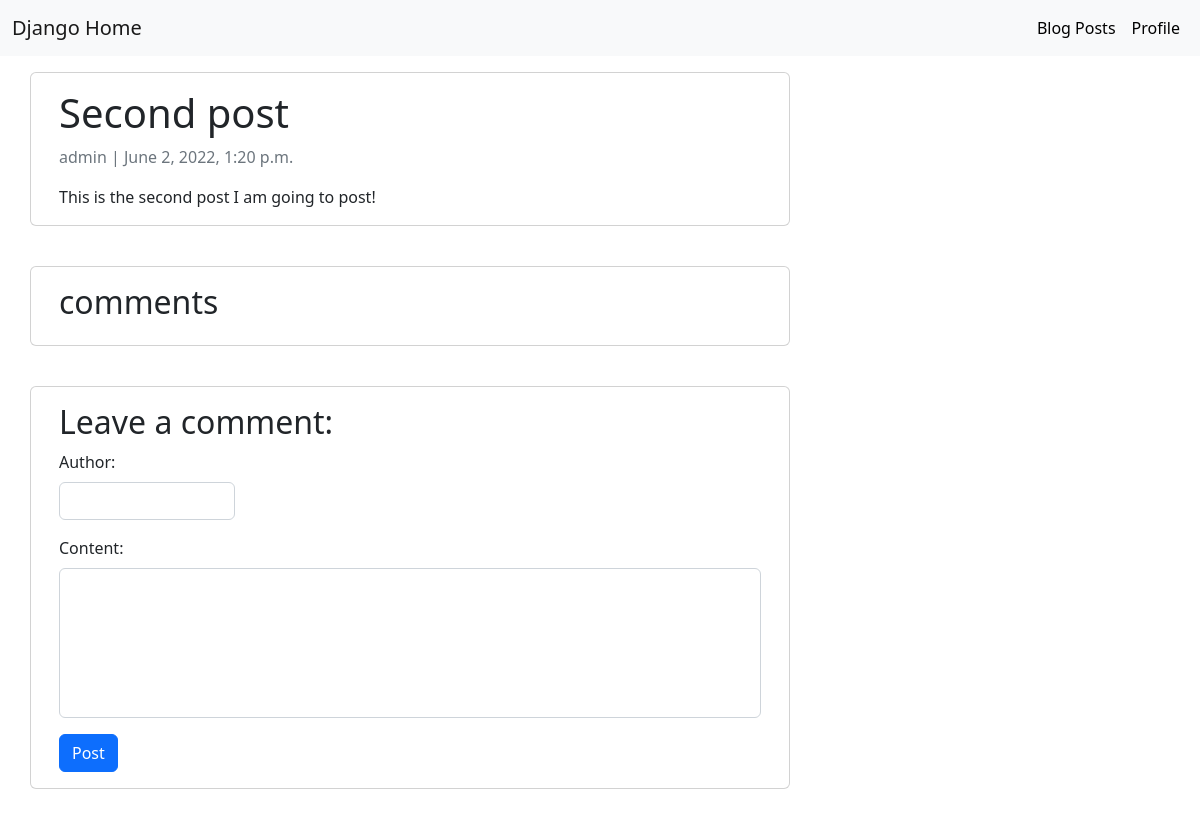
The app's page /second-post/ with its own data.
### blog/models.py (models this page shows, shortened)
class BlogPost(models.Model):
    title = models.CharField(max_length=200, unique=True)
    slug = models.SlugField(max_length=200, unique=True)
    author = models.ForeignKey(User, on_delete=models.CASCADE, related_name="blogposts")
    created_on = models.DateTimeField(auto_now=True)
    content = models.TextField()
    files = models.FileField(upload_to=None, max_length=200, null=True)
    updated_on = models.DateTimeField(auto_now=True)
    class Meta:
        ordering = ['-created_on']

### blog/views.py (the view)
# urls.py: path('<slug:slug>/', views.BlogPostDetail.as_view(), name='blogpost_detail'),
class BlogPostDetail(generic.DetailView):
    model = BlogPost
    template_name = 'blogpost_detail.html'

### templates/blogpost_detail.html (shortened to what this page needs)
{% extends 'index.html' %} {% block content %}
<div class="container">
  <div class="row">
    <div class="col-md-8 card mb-4  mt-3 left  top">
      <div class="card-body">
        <h1>{% block title %} {{ object.title }} {% endblock title %}</h1>
        <p class=" text-muted">{{ blogpost.author }} | {{ blogpost.created_on }}</p>
        <p class="card-text ">{{ object.content | safe }}</p>
      </div>
    </div>
     <div class="col-md-8 card mb-4  mt-3 ">
      <div class="card-body">
        <h2>{{ comments.count }} comments</h2>
      </div>
    </div>
    <div class="col-md-8 card mb-4  mt-3 ">
      <div class="card-body">
        <h2>Leave a comment:</h2>
        <form>
              <div class="mb-3">
                <label for="title" class="form-label">Author:</label>
                <input type="text" class="form-control w-25" id="title" >
              </div>
              <div class="mb-3">
                <label for="content" class="form-label">Content:</label>
                <input type="text" class="form-control" style="height: 150px" id="content">
              </div>
              <button type="submit" class="btn btn-primary">Post</button>
            </form>
      </div>
    </div>
  </div>
</div>
{% endblock content %}

### records on screen
BlogPost: title "Second post", author "admin", created_on "June 2, 2022, 1:20 p.m.", content "This is the second post I am going to post!"
